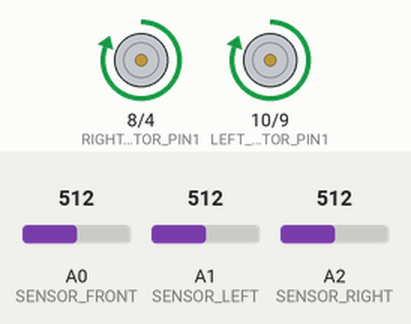
A sketch run on a simulated Arduino Uno, built with avr-gcc and run on an emulated ATmega328P. Parts: motor-driver pin pairs drawn as motors (green arrow = first pin HIGH = forward, orange = second pin HIGH = backward, longer = more drive). The inputs (shaded band) are chosen by the test bench; at power-on: A0 (SENSOR_FRONT) = 512, A2 (SENSOR_RIGHT) = 512, A1 (SENSOR_LEFT) = 512. What the sketch prints to the serial monitor is not drawn.

Above: at 3.26 s.
3.3 s: A0 (SENSOR_FRONT) set to 493
At 3.71 s:
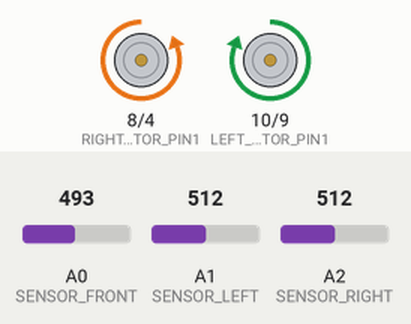
6.3 s: A2 (SENSOR_RIGHT) set to 490
9.3 s: A1 (SENSOR_LEFT) set to 493
At 10.27 s:
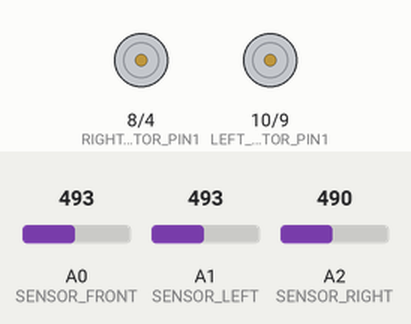
12.3 s: A0 (SENSOR_FRONT) set to 510
15.3 s: A2 (SENSOR_RIGHT) set to 509
At 15.79 s:
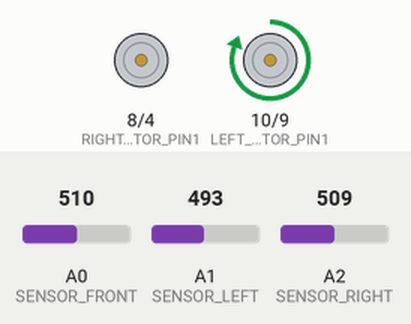
18.3 s: A1 (SENSOR_LEFT) set to 510
At 18.45 s:
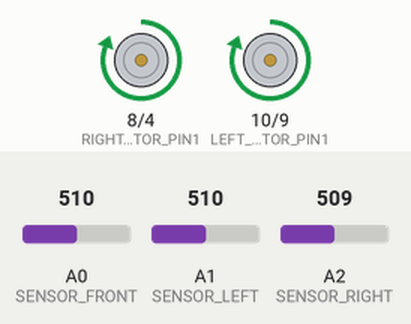
Timing chart, 0 to 22.3 s (numbered marks = the images above; inputs shaded):
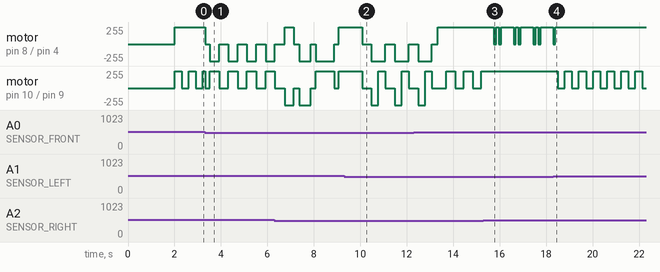

The sketch:

code3.ino
```cpp
// 电机控制引脚定义
const int LEFT_MOTOR_PIN1 = 10;
const int LEFT_MOTOR_PIN2 = 9;
const int RIGHT_MOTOR_PIN1 = 8;
const int RIGHT_MOTOR_PIN2 = 4;

// 红外传感器引脚定义
const int SENSOR_LEFT = A1;    // 左侧传感器
const int SENSOR_FRONT = A0;   // 前方传感器
const int SENSOR_RIGHT = A2;   // 右侧传感器

// 传感器阈值
const int OBSTACLE_THRESHOLD = 500;

// 状态变量
bool lastLeftObstacle = false;
unsigned long lastActionTime = 0;
int stuckCounter = 0; // 卡死计数器

// 小车物理参数
const int CAR_LENGTH = 140; // 小车长度mm
const int TURN_SAFETY_MARGIN = 50; // 安全余量

void setup() {
  pinMode(LEFT_MOTOR_PIN1, OUTPUT);
  pinMode(LEFT_MOTOR_PIN2, OUTPUT);
  pinMode(RIGHT_MOTOR_PIN1, OUTPUT);
  pinMode(RIGHT_MOTOR_PIN2, OUTPUT);

  Serial.begin(9600);
  Serial.println("红外避障小车启动 - 防卡死修正版");
  stopMotors();
  delay(2000);
  lastActionTime = millis();
}

void loop() {
  // 读取传感器数值
  int leftValue = analogRead(SENSOR_LEFT);
  int frontValue = analogRead(SENSOR_FRONT);
  int rightValue = analogRead(SENSOR_RIGHT);

  // 障碍物判断
  bool leftObstacle = leftValue < OBSTACLE_THRESHOLD;
  bool frontObstacle = frontValue < OBSTACLE_THRESHOLD;
  bool rightObstacle = rightValue < OBSTACLE_THRESHOLD;

  // 调试输出
  Serial.print("传感器:L");
  Serial.print(leftValue);
  Serial.print(" F");
  Serial.print(frontValue);
  Serial.print(" R");
  Serial.print(rightValue);
  Serial.print(" 障碍物:");
  if (leftObstacle) Serial.print("左");
  if (frontObstacle) Serial.print("前");
  if (rightObstacle) Serial.print("右");
  if (!leftObstacle && !frontObstacle && !rightObstacle) Serial.print("无");

  // 检测是否卡死（长时间没有前进动作）
  if (millis() - lastActionTime > 3000) { // 3秒没有有效前进
    stuckCounter++;
    Serial.print(" 卡死计数:");
    Serial.print(stuckCounter);

    if (stuckCounter >= 2) { // 连续卡死2次，执行脱困程序
      executeEscapeRoutine();
      stuckCounter = 0;
      lastActionTime = millis();
      return;
    }
  }

  // 改进的避障逻辑
  if (frontObstacle) {
    // 前方有障碍物 - 根据左右传感器情况智能转向
    Serial.println(" -> 前方有障碍物");
    stopMotors();
    delay(200);

    if (!rightObstacle) {
      // 右边有路，大角度右转（解决卡死问题）
      Serial.println("    动作: 大角度右转90度");
      turnRight();
      delay(400);  // 90度转弯
      stopMotors();
      delay(100);
    } else if (!leftObstacle) {
      // 左边有路，左转
      Serial.println("    动作: 左转90度");
      turnLeft();
      delay(400);  // 90度转弯
      stopMotors();
      delay(100);
    } else {
      // 左右都有障碍，后退并右转（解决尾部碰撞）
      Serial.println("    动作: 后退转弯避开尾部碰撞");
      moveBackward();
      delay(300);  // 后退时间根据小车速度调整
      turnRight();
      delay(300);
      stopMotors();
      delay(100);
    }
  }
  else if (rightObstacle && !frontObstacle) {
    // 右边有障碍但前方畅通 - 轻微左转保持距离
    Serial.println(" -> 右边有障碍，轻微左转保持距离");
    slightLeft();
    lastActionTime = millis(); // 更新前进时间
  }
  else {
    // 前方和右边都无障碍 - 左墙跟随逻辑
    if (leftObstacle) {
      if (leftObstacle && !lastLeftObstacle) {
        Serial.println(" -> 新检测到左侧墙，安全转向程序");

        // 安全转向：先远离墙壁再转向（避免尾部碰撞）
        Serial.println("    动作: 先右移再转向");

        // 1. 轻微右移远离墙壁
        slightRight();
        delay(200);
        stopMotors();
        delay(100);

        // 2. 前进并轻微右转
        slightRight();
        delay(300);

      } else {
        // 持续检测到左墙，保持安全距离
        Serial.println(" -> 沿墙行驶，保持安全距离");
        slightRight(); // 轻微右转保持距离
        delay(100);
      }
      moveForward(); // 然后直行
    } else {
      // 左侧无墙，轻微左转找墙
      Serial.println(" -> 轻微左转找墙");
      slightLeft();
    }
    lastActionTime = millis(); // 更新前进时间
  }

  // 更新前一次传感器状态
  lastLeftObstacle = leftObstacle;

  delay(100);
}

// 脱困程序（解决卡死问题）
void executeEscapeRoutine() {
  Serial.println("执行脱困程序！");

  // 1. 先后退安全距离
  Serial.println("后退安全距离");
  moveBackward();
  delay(500);
  stopMotors();
  delay(200);

  // 2. 右转180度尝试新方向
  Serial.println("右转180度");
  turnRight();
  delay(800);
  stopMotors();
  delay(200);

  // 3. 前进一段距离
  Serial.println("前进脱困");
  moveForward();
  delay(1000);
  stopMotors();
  delay(200);
}

// 新增：轻微右转函数
void slightRight() {
  static unsigned long lastTime = 0;
  static bool rightMotorState = false;

  unsigned long currentTime = millis();

  if (currentTime - lastTime > 300) {
    rightMotorState = !rightMotorState;
    lastTime = currentTime;
  }

  // 左轮始终前进
  digitalWrite(LEFT_MOTOR_PIN1, HIGH);
  digitalWrite(LEFT_MOTOR_PIN2, LOW);

  // 右轮间歇性前进（实现轻微右转）
  if (rightMotorState) {
    digitalWrite(RIGHT_MOTOR_PIN1, HIGH);
    digitalWrite(RIGHT_MOTOR_PIN2, LOW);
  } else {
    digitalWrite(RIGHT_MOTOR_PIN1, LOW);
    digitalWrite(RIGHT_MOTOR_PIN2, LOW);
  }
}

// 原有电机控制函数保持不变
void moveForward() {
  digitalWrite(LEFT_MOTOR_PIN1, HIGH);
  digitalWrite(LEFT_MOTOR_PIN2, LOW);
  digitalWrite(RIGHT_MOTOR_PIN1, HIGH);
  digitalWrite(RIGHT_MOTOR_PIN2, LOW);
}

void moveBackward() {
  digitalWrite(LEFT_MOTOR_PIN1, LOW);
  digitalWrite(LEFT_MOTOR_PIN2, HIGH);
  digitalWrite(RIGHT_MOTOR_PIN1, LOW);
  digitalWrite(RIGHT_MOTOR_PIN2, HIGH);
}

void turnLeft() {
  digitalWrite(LEFT_MOTOR_PIN1, LOW);
  digitalWrite(LEFT_MOTOR_PIN2, HIGH);
  digitalWrite(RIGHT_MOTOR_PIN1, HIGH);
  digitalWrite(RIGHT_MOTOR_PIN2, LOW);
}

void turnRight() {
  digitalWrite(LEFT_MOTOR_PIN1, HIGH);
  digitalWrite(LEFT_MOTOR_PIN2, LOW);
  digitalWrite(RIGHT_MOTOR_PIN1, LOW);
  digitalWrite(RIGHT_MOTOR_PIN2, HIGH);
}

void slightLeft() {
  static unsigned long lastTime = 0;
  static bool leftMotorState = false;

  unsigned long currentTime = millis();

  if (currentTime - lastTime > 300) {
    leftMotorState = !leftMotorState;
    lastTime = currentTime;
  }

  digitalWrite(RIGHT_MOTOR_PIN1, HIGH);
  digitalWrite(RIGHT_MOTOR_PIN2, LOW);

  if (leftMotorState) {
    digitalWrite(LEFT_MOTOR_PIN1, HIGH);
    digitalWrite(LEFT_MOTOR_PIN2, LOW);
  } else {
    digitalWrite(LEFT_MOTOR_PIN1, LOW);
    digitalWrite(LEFT_MOTOR_PIN2, LOW);
  }
}

void stopMotors() {
  digitalWrite(LEFT_MOTOR_PIN1, LOW);
  digitalWrite(LEFT_MOTOR_PIN2, LOW);
  digitalWrite(RIGHT_MOTOR_PIN1, LOW);
  digitalWrite(RIGHT_MOTOR_PIN2, LOW);
}
```

Measured:
- the behaviour switches between 500 and 499 on A0 (SENSOR_FRONT) (found by bisection; images 0 and 1)
- the behaviour switches between 500 and 499 on A1 (SENSOR_LEFT) (found by bisection; images 1 and 2)
- the behaviour switches between 499 and 500 on A2 (SENSOR_RIGHT) (found by bisection; images 2 and 3)
- after the input at 3.3 s, motor on pin 8 (RIGHT_MOTOR_PIN1) / pin 4 (RIGHT_MOTOR_PIN2): forward 255/255 → stopped at once, then repeats every 0.80 s: backward 255/255 0.40 s, stopped 0.40 s
- after the input at 9.3 s, motor on pin 8 (RIGHT_MOTOR_PIN1) / pin 4 (RIGHT_MOTOR_PIN2): alternates backward 255/255 for 0.60 s and stopped for 0.40 s, starting after 1.2 s
- after the input at 15.3 s, motor on pin 8 (RIGHT_MOTOR_PIN1) / pin 4 (RIGHT_MOTOR_PIN2): forward 255/255 → stopped after 0.45 s, then repeats every 0.85 s: forward 255/255 0.11 s, stopped 0.10 s, forward 255/255 0.54 s, stopped 0.10 s; motor on pin 10 (LEFT_MOTOR_PIN1) / pin 9 (LEFT_MOTOR_PIN2): stops changing and stays forward 255/255
- after the input at 18.3 s, motor on pin 8 (RIGHT_MOTOR_PIN1) / pin 4 (RIGHT_MOTOR_PIN2): goes on until 18.4 s, then stays forward 255/255; motor on pin 10 (LEFT_MOTOR_PIN1) / pin 9 (LEFT_MOTOR_PIN2): alternates forward 255/255 for 0.30 s and stopped for 0.30 s, starting after 0.20 s
